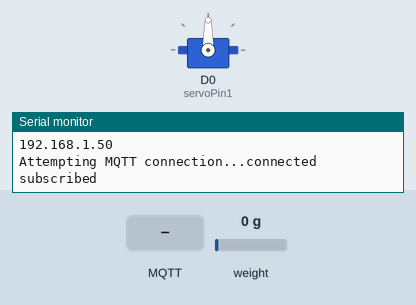
Recording of a sketch running on a simulated ESP8266 (NodeMCU). Parts: servo, the last lines printed to the serial monitor. Inputs (shaded band) come from the test bench; at power-on: weight on the scale 0 g. WiFi joins after 1.5 s; servers stay silent unless stated; no MQTT or app messages arrive unless stated.

Above: at 3.7 s.
3.8 s: MQTT message "1" arrives on the first subscribed topic
At 5.5 s:
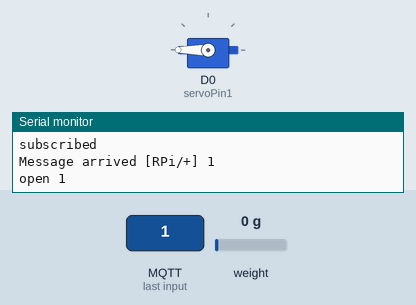
8.6 s: MQTT message "2" arrives on the first subscribed topic
At 9.7 s:
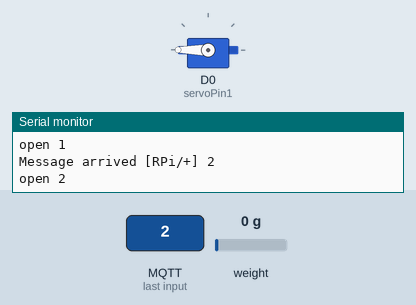
10.2 s: MQTT message "3" arrives on the first subscribed topic
At 16.3 s:
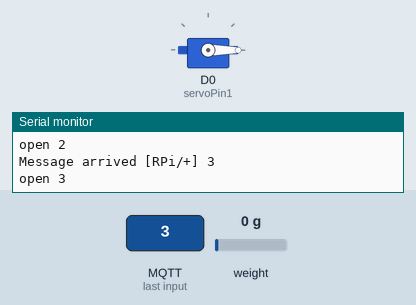
Timing chart, 0 to 17.6 s (numbered marks = the images above; inputs shaded):
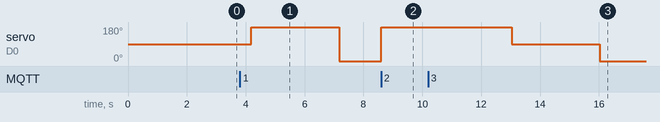

Measured:
- after the input at 3.8 s, servo on D0 (servoPin1): 90° → 180° after 0.38 s, → 0° 3.0 s later
- after the input at 8.6 s, servo on D0 (servoPin1): 0° → 180° at once
- after the input at 10.2 s, servo on D0 (servoPin1): 180° → 90° after 2.8 s, → 0° 3.0 s later

The sketch:

RPi_mqtt_rfid3.ino
```cpp
#include <ESP8266WiFi.h>
#include <PubSubClient.h>
#include <Wire.h>
#include <EEPROM.h>
#include <Adafruit_INA219.h>
#include <SoftwareSerial.h>
#include <SPI.h>
#include <MFRC522.h>
#include <Servo.h>
#include <HX711.h>


#define servoPin1 D0 // servo motor pin
//#define servoPin2 D1
//#define servoPin3 D2

#define RST_PIN   D8  // rfid pin
#define SS_PIN    D4

//#define LED_PIN1 D3
//#define LED_PIN2 D4
//#define LED_PIN3 D5

#define calibration_factor -7050.0 // 로드셀 스케일 값 선언
const int DOUT = D1; //엠프 데이터 아웃 핀 넘버 선언
const int CLK = D8;  //엠프 클락 핀 넘버

HX711 scale; //엠프 핀 선언

Servo servo3;
//Servo servo2;
//Servo servo3;

MFRC522 mfrc(SS_PIN, RST_PIN);

const char *ssid = "YOUR_WIFI";  // 와이파이 이름
const char *pass = "WIFI_PASS";      // 와이파이 비밀번호
const char *mqtt_server = "BROKER_IP"; // 라즈베리파이 서버 주소

// MQTT용 WiFi 클라이언트 객체 초기화
int is_published = 0;
int is_login = 0;
char message[50];
String payload = "";

WiFiClient espClient;
PubSubClient client(espClient);


void mqtt_init() {
    client.setServer(mqtt_server, 1883);
    // subscriber인경우 메시지 수신시 호출할 콜백 함수 등록
   client.setCallback(callback);
}

void callback(char* topic, byte* payload, unsigned int length) {
 Serial.print("Message arrived [");
 Serial.print(topic);
 Serial.print("] ");
 for (int i=0;i<length;i++) {
  char receivedChar = (char)payload[i];
  Serial.println(receivedChar);

  if (receivedChar == '1')
  {
    Serial.print("open 1");
    servo3.write(180);
//    digitalWrite(LED_PIN1, HIGH);
    delay(3000);
    servo3.write(0);
//    digitalWrite(LED_PIN1, LOW);
    delay(1000);
    is_published--;
  }
  else if(receivedChar == '2'){
    Serial.print("open 2");
//    digitalWrite(LED_PIN2, HIGH);
    servo3.write(180);
    delay(3000);
//    digitalWrite(LED_PIN2, LOW);
    servo3.write(180);
    delay(1000);
    is_published--;
    }else if(receivedChar == '3'){
    Serial.print("open 3");
//    digitalWrite(LED_PIN2, HIGH);
    servo3.write(90);
    delay(3000);
//    digitalWrite(LED_PIN2, LOW);
    servo3.write(0);
    delay(1000);
    is_published--;
    }
    else if(receivedChar == '4'){
      is_login = 0;
    }else if(receivedChar == '5'){
      is_login++;
    }
    }
  Serial.println();
}


// MQTT 서버에 접속될 때까지 재접속 시도
void reconnect() {
    while (!client.connected()) {
        Serial.print("Attempting MQTT connection...");
        if (client.connect("jong")) {  // 클라이언트아이드는 보통 시리얼 넘버로
            Serial.println("connected");
            // subscriber로 등록
            client.subscribe("RPi/+"); // 연결이 됐으면 구독신청, 구독자 되는 방법
            delay(100);
            Serial.println("subscribed");
        } else { // 연결 안 되면 아무것도 안 한다
            Serial.print("failed, rc=");
            Serial.print(client.state()); // 실패 이유
            Serial.println(" try again in 5 seconds");
            delay(5000);
        }
    }
}


void setup() {
  Serial.begin(115200); // PC와 통신
  servo3.attach(servoPin1);
//  servo2.attach(servoPin2);
//  servo3.attach(servoPin3);

//  pinMode(LED_PIN1, OUTPUT);
//  digitalWrite(LED_PIN1, LOW);
//    pinMode(LED_PIN2, OUTPUT);
//  digitalWrite(LED_PIN2, LOW);
//    pinMode(LED_PIN3, OUTPUT);
//  digitalWrite(LED_PIN3, LOW);


  WiFi.mode(WIFI_STA);
  WiFi.begin(ssid, pass);

  while (WiFi.status() != WL_CONNECTED) {
    delay(500);
    Serial.print(".");
  }
  Serial.println("");


  Serial.println("WiFi connected");
  Serial.println("IP address: ");
  Serial.println(WiFi.localIP());
   // wifi.init(ssid, password);
   scale.begin(DOUT, CLK);

     scale.set_scale(calibration_factor);  //스케일 지정
  scale.tare();  //스케일 설정
  scale.power_down();
    mqtt_init();
    SPI.begin();                  // SPI 초기화  (SPI : 하나의 마스터와 다수의 SLAVE(종속적인 역활)간의 통신 방식)
    mfrc.PCD_Init();
}


void loop() {
    if (!client.connected()) { // MQTT연결이 안 되어 있으면 재연결
        reconnect();
    }

    if ( !mfrc.PICC_IsNewCardPresent() || !mfrc.PICC_ReadCardSerial() ) {   // 태그 접촉이 되지 않았을때 또는 ID가 읽혀지지 않았을때
    delay(300);

        scale.power_up();

    if(is_published == 0 && scale.get_units() > 0.8){
    payload = "1";
    payload.toCharArray(message, (payload.length() + 1));
    client.publish("esp8266/loadcell", message);
    is_published++;
    Serial.println("published on");
    }                                    // return
  }
  else if(is_login == 0){
    String urRFID = String(mfrc.uid.uidByte[0])+String(mfrc.uid.uidByte[1])+String(mfrc.uid.uidByte[2])+String(mfrc.uid.uidByte[3]);
    Serial.print("your RFID : ");                  // 태그의 ID출력
    Serial.println(urRFID);

    // char message[50];
   //  String

    payload = urRFID;
    payload.toCharArray(message, (payload.length() + 1));
    client.publish("esp8266/rfid", message);
    is_login++;
  }

    client.loop();
    delay(100);

}
```
